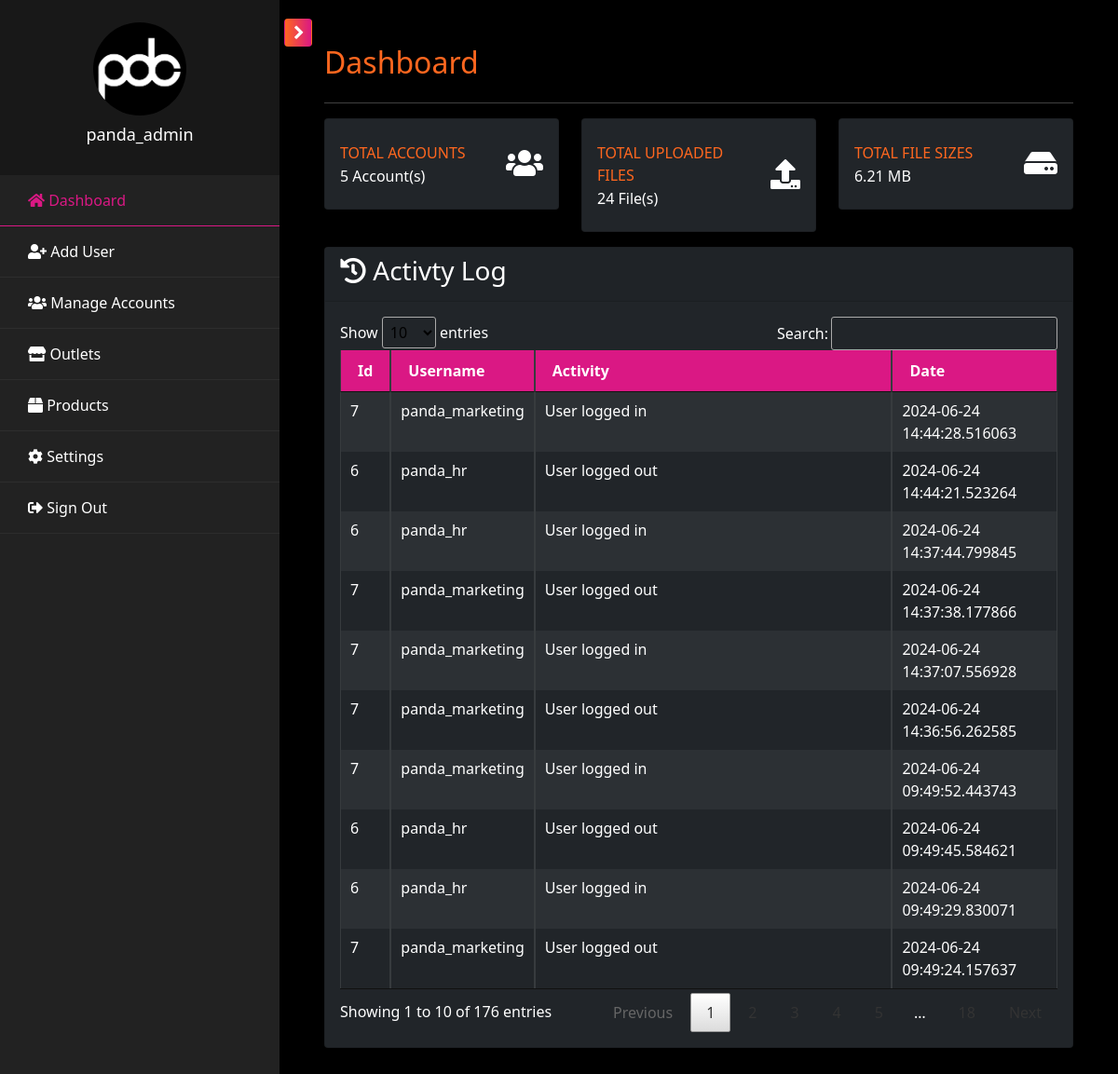
The app's page /pages/admin/admin.dashboard.php (signed in), older data.
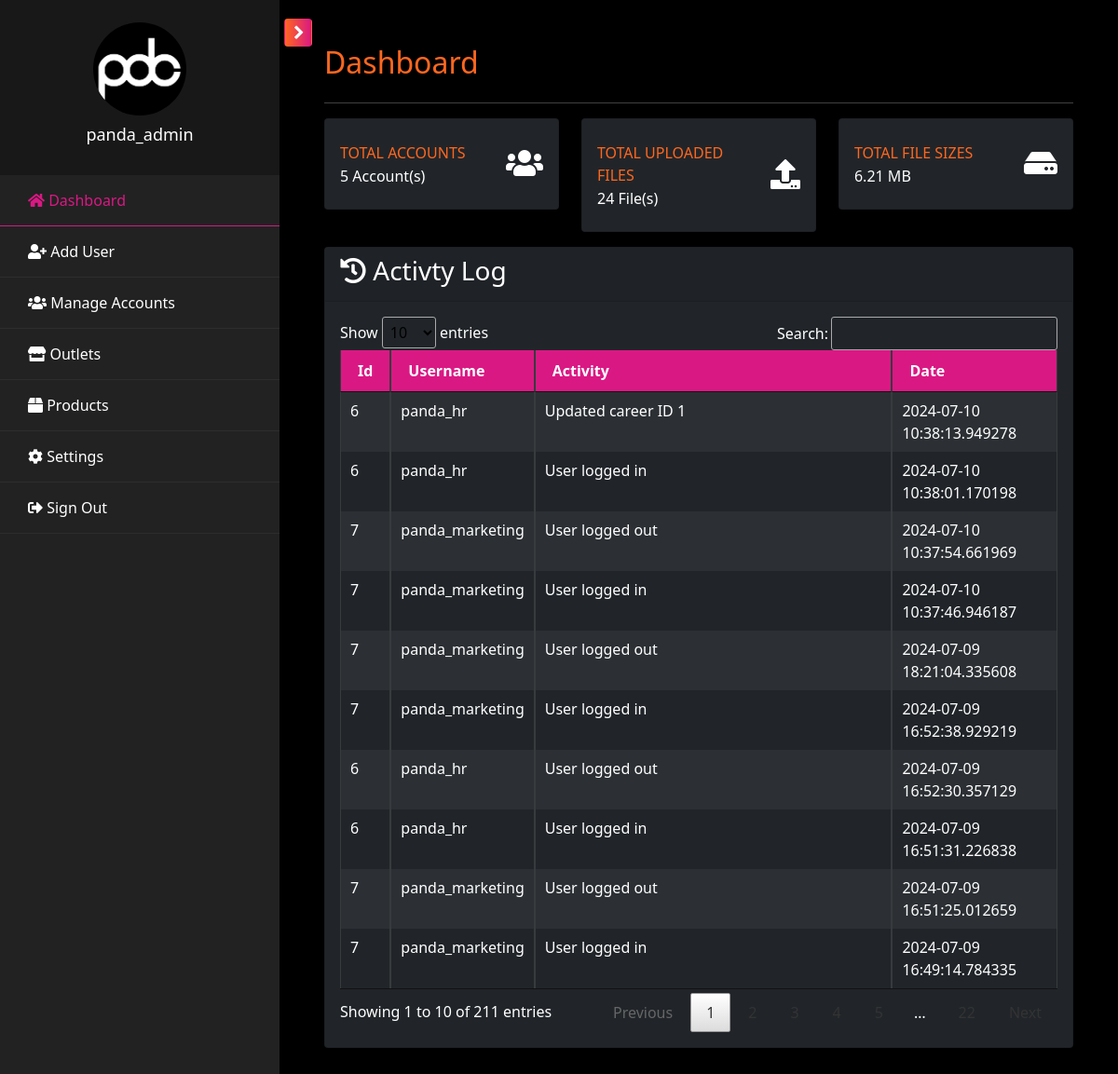
The same page, newer data.
### tables this page shows
CREATE TABLE `tbl_activity` (
  `id` int(100) NOT NULL,
  `user_id` varchar(100) NOT NULL,
  `activity` varchar(2000) NOT NULL,
  `type` varchar(100) NOT NULL,
  `date_posted` datetime(6) NOT NULL DEFAULT current_timestamp(6)
);

CREATE TABLE `tbl_user` (
  `id` int(11) NOT NULL,
  `username` varchar(100) NOT NULL,
  `password` varchar(255) NOT NULL,
  `role` enum('admin','support','dev','marketing','hr','outlet') NOT NULL,
  `branch` varchar(100) DEFAULT NULL,
  `status` enum('Active','Inactive') NOT NULL DEFAULT 'Active',
  `created` datetime(6) DEFAULT current_timestamp(6),
  `updated` datetime(6) DEFAULT current_timestamp(6) ON UPDATE current_timestamp(6)
);

### pages/admin/admin.dashboard.php (the view, shortened to what the changed rows need)
<?php include('admin.header.php'); ?>
            <div id="content" class="p-4 p-md-5 pt-5">
                <h2 class="mb-4 text-orange">Dashboard</h2>
                <div class="row">
                    <div class="col-lg-4 col-md-6 col-sm-6 col-12 mb-3">
                        <div class="card py-2 bg-dark">
                            <div class="card-body">
                                <div class="row no-gutters align-items-center">
                                    <div class="col mr-0">
                                        <div class="text-xs font-weight-bold text-orange text-uppercase mb-1">Total Accounts</div>
                                        <div class="h6 mb-0">
                                            <?php
                                                $acc_qry = "SELECT COUNT(*) FROM tbl_user WHERE status='Active'";
                                                $result = mysqli_query($conn, $acc_qry) or die(mysqli_error($db));
                                                while ($row = mysqli_fetch_array($result)) {
                                                    if($row[0] <= 0) {
                                                        echo "0";
                                                    }
                                                    else {
                                                        echo "$row[0]";
                                                    }
                                                }
                                            ?>&nbsp;Account(s)
                                        </div>
                                    </div>
                                </div>
                            </div>
                        </div>
                    </div>
                </div>
                <div class="card bg-dark">
                    <div class="card-body">
                        <div class="table-responsive">
                            <table class="table table-bordered table-striped table-dark table-sm w-100" id="al_table">
                                <thead>
                                    <tr>
                                        <th>Id</th>
                                        <th>Username</th>
                                        <th>Activity</th>
                                        <th>Date</th>
                                    </tr>
                                </thead>
                                <tbody>
                                    <?php
                                        $activity_qry = mysqli_query($conn, "SELECT a.*, u.id as userid, u.username FROM tbl_activity a INNER JOIN tbl_user u ON a.user_id = u.id ORDER BY date_posted DESC");
                                        while($rows=mysqli_fetch_array($activity_qry)){
                                    ?>
                                        <tr>
                                            <td><?php echo $rows["userid"]; ?></td>
                                            <td><?php echo $rows["username"]; ?></td>
                                            <td><?php echo $rows["activity"]; ?></td>
                                            <td><?php echo $rows["date_posted"]; ?></td>
                                        </tr>
                                    <?php } ?>
                                </tbody>
                            </table>
                        </div>
                    </div>
                </div>
            </div>
<?php include('admin.footer.php'); ?>

Row changes from the older to the newer data that the page shows:
no longer on this page (row unchanged): tbl_activity: user "7", user.username "panda_marketing", activity "User logged in", date_posted "2024-06-24 14:44:28.516063"
no longer on this page (row unchanged): tbl_activity: user "6", user.username "panda_hr", activity "User logged out", date_posted "2024-06-24 14:44:21.523264"
no longer on this page (row unchanged): tbl_activity: user "6", user.username "panda_hr", activity "User logged in", date_posted "2024-06-24 14:37:44.799845"
no longer on this page (row unchanged): tbl_activity: user "7", user.username "panda_marketing", activity "User logged out", date_posted "2024-06-24 14:37:38.177866"
no longer on this page (row unchanged): tbl_activity: user "7", user.username "panda_marketing", activity "User logged in", date_posted "2024-06-24 14:37:07.556928"
no longer on this page (row unchanged): tbl_activity: user "7", user.username "panda_marketing", activity "User logged out", date_posted "2024-06-24 14:36:56.262585"
no longer on this page (row unchanged): tbl_activity: user "7", user.username "panda_marketing", activity "User logged in", date_posted "2024-06-24 09:49:52.443743"
no longer on this page (row unchanged): tbl_activity: user "6", user.username "panda_hr", activity "User logged out", date_posted "2024-06-24 09:49:45.584621"
no longer on this page (row unchanged): tbl_activity: user "6", user.username "panda_hr", activity "User logged in", date_posted "2024-06-24 09:49:29.830071"
no longer on this page (row unchanged): tbl_activity: user "7", user.username "panda_marketing", activity "User logged out", date_posted "2024-06-24 09:49:24.157637"
added tbl_activity: user "6", user.username "panda_hr", activity "Updated career ID 1", date_posted "2024-07-10 10:38:13.949278"
added tbl_activity: user "6", user.username "panda_hr", activity "User logged in", date_posted "2024-07-10 10:38:01.170198"
added tbl_activity: user "7", user.username "panda_marketing", activity "User logged out", date_posted "2024-07-10 10:37:54.661969"
added tbl_activity: user "7", user.username "panda_marketing", activity "User logged in", date_posted "2024-07-10 10:37:46.946187"
added tbl_activity: user "7", user.username "panda_marketing", activity "User logged out", date_posted "2024-07-09 18:21:04.335608"
added tbl_activity: user "7", user.username "panda_marketing", activity "User logged in", date_posted "2024-07-09 16:52:38.929219"
added tbl_activity: user "6", user.username "panda_hr", activity "User logged out", date_posted "2024-07-09 16:52:30.357129"
added tbl_activity: user "6", user.username "panda_hr", activity "User logged in", date_posted "2024-07-09 16:51:31.226838"
added tbl_activity: user "7", user.username "panda_marketing", activity "User logged out", date_posted "2024-07-09 16:51:25.012659"
added tbl_activity: user "7", user.username "panda_marketing", activity "User logged in", date_posted "2024-07-09 16:49:14.784335"
Text that changed along with them:
text written by a page script: "Show entries Search: Showing 1 to 10 of 176 entries Previous 1 …" → "Show entries Search: Showing 1 to 10 of 211 entries Previous 1 …"
